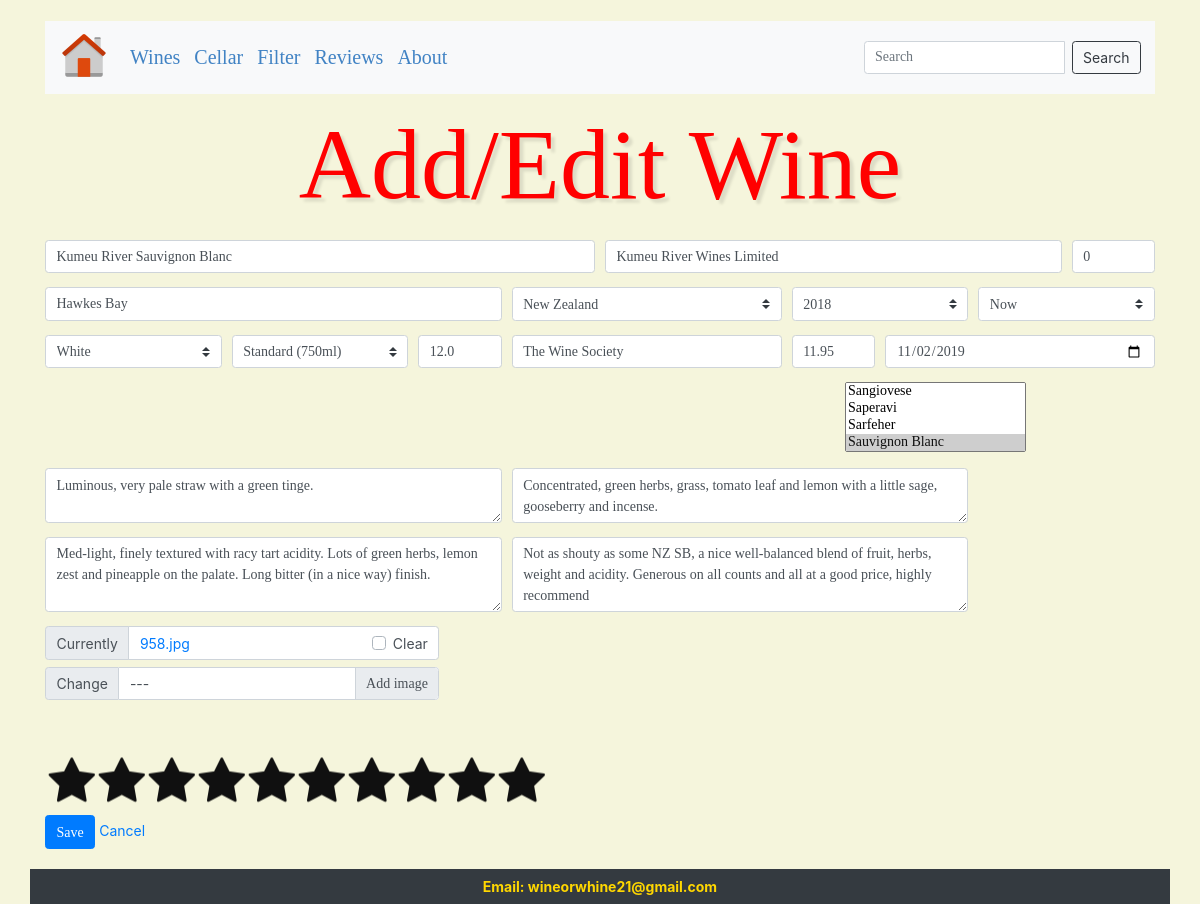
/25183/edit_wine/, run on the app's committed database.
### wineapp/models.py (models this page shows, shortened)
class Wine(models.Model):
    VINTAGE = []
    VINTAGE.append(("Unknown", "Unknown"))
    VINTAGE.append(("NV", "NV"))
    VINTAGE.append(("Solera System", "Solera System"))
    for y in reversed(range(1875, (datetime.datetime.now().year + 1))):
        VINTAGE.append((str(y), str(y)))
    VINTAGE = [('','Vintage')] + VINTAGE
    DRINK_BY = []
    DRINK_BY.append(("Now", "Now"))
    DRINK_BY.append(("Sooner", "Sooner"))
    for y in range(datetime.datetime.now().year, (datetime.datetime.now().year + 30)):
        DRINK_BY.append((str(y), str(y)))
    DRINK_BY = [('','Drink by')] + DRINK_BY
    BOTTLE_SIZES = [
        ('Split (187ml)', 'Split (187ml)'),
        ('Quarter (200ml)', 'Quarter (200ml)'),
        ('Half (375ml)', 'Half (375ml)'),
        ('Jennie (500ml)', 'Jennie (500ml)'),
        ('Clavelin (620ml)', 'Clavelin (620ml)'),
        ('Standard (750ml)', 'Standard (750ml)'),
        ('Litre (1L)', 'Litre (1L)'),
        ('Magnum (1.5L)', 'Magnum (1.5L)'),
        ('Jeroboam (3L)', 'Jeroboam (3L)'),
        ('Rehoboam (4.5L)', 'Rehoboam (4.5L)'),
        ('Methuselah (6L)', 'Methuselah (6L)'),
        ('Imperial (6L)', 'Imperial (6L)'),
        ('Salmanazar (9L)', 'Salmanazar (9L)'),
        ('Balthazar (12L)', 'Balthazar (12L)'),
        ('Nebuchadnezzar (15L)', 'Nebuchadnezzar (15L)'),
        ('Melchior (18L)', 'Melchior (18L)'),
        ('Solomon (20L)', 'Solomon (20L)'),
        ('Sovereign (26L)', 'Sovereign (26L)'),
        ('Goliath (27L)', 'Goliath (27L)'),
        ('Melchizedek (30L)', 'Melchizedek (30L)'),
    ]
    BOTTLE_SIZES = [('','Choose bottle size')] + BOTTLE_SIZES
    RATING =[
        (0, 0),
        (1, 1),
        (2, 2),
        (3, 3),
        (4, 4),
        (5, 5),
        (6, 6),
        (7, 7),
        (8, 8),
        (9, 9),
        (10, 10),
    ]
    user = models.ForeignKey(User, blank=True, null=True, on_delete=models.CASCADE, related_name='wine_user')
    name = models.CharField(max_length=255, blank=False, unique=False)
    winery = models.CharField(max_length=100, blank=True, null=True)
    vintage = models.CharField(choices=VINTAGE, max_length=20, blank=True, null=True)
    bottle = models.CharField(choices=BOTTLE_SIZES, max_length=100, blank=True, null=True, default=None)
    region = models.CharField(max_length=100, blank=True, null=True)
    type = models.ForeignKey('type', max_length=50, blank=True, null=True, default="", on_delete=models.CASCADE)
    country = models.ForeignKey('country', blank=True, null=True, default="", on_delete=models.CASCADE)
    grapes = models.ManyToManyField('grapes', blank=True, related_name='grape_set')
    cellar = models.IntegerField(blank=True, null=True, default=0)
    bought_from = models.CharField(max_length=100, blank=True, null=True)
    rating = models.PositiveSmallIntegerField(choices=RATING, null=True, default=0)
    abv = models.FloatField(default=0.0, blank=True, null=True)
    price = models.FloatField(null=True, blank=True, default=0.0)
    colour = models.TextField(blank=True, null=True)
    aroma = models.TextField(blank=True, null=True)
    taste = models.TextField(blank=True, null=True)
    overall = models.TextField(blank=True, null=True)
    acquired = models.DateField(blank=True, null=True)
    drink_by = models.CharField(choices=DRINK_BY, max_length=20, blank=True, null=True)
    posted_on = models.DateTimeField(auto_now_add=True, auto_now=False)
    image = models.ImageField(max_length=255, blank=True, null=True)
    like = models.IntegerField(default=0)
    success_message = "%(name)s was created successfully"
    class Meta:
        get_latest_by = 'posted_on'
        ordering = ['-id']

### wineapp/views.py (the view)
# urls.py: path('<int:id>/edit_wine/', edit_wine, name='edit_wine'),
def edit_wine(request, id):
    if 'Cancel' in request.POST:
        return HttpResponseRedirect('wine_details', id=wine.id)
    wine = get_object_or_404(Wine, id=id)
    wine_overall = wine.overall
    if request.method == "POST":
        form = WineForm(request.POST, request.FILES, instance=wine)
        if form.is_valid():
            data = request.POST.copy()
            wine = form.save(commit=False)
            if wine_overall != data.get('overall'):
                tz = pytz.timezone('Europe/London')
                now = datetime.now(tz)
                wine.posted_on = now
            wine.save()
            form.save_m2m()
            messages.success(request, data.get('name') + " has been edited successfully.")
            return redirect('show_messages')
        else:
            form = WineForm(instance=wine)
            messages.error(request, 'Wine was not saved')
            return redirect(request, "wineapp/add_wine.html")
    else:
        form = WineForm(instance=wine)
    return render(request, 'wineapp/add_wine.html', {'form': form})

### wineapp/models.py (called while the page is built)
    def __str__ (self):
        return self.name

    def __str__ (self):
        return self.name

    def __str__ (self):
        return self.name

### wineapp/views.py (called while the page is built)
def count_notifications(request):
	count_notifications = 0
	if request.user.is_authenticated:
		count_notifications = Notification.objects.filter(user=request.user, is_seen=False).count()
	return {'count_notifications':count_notifications}

### wineapp/templates/wineapp/add_wine.html (shortened to what this page needs)
{% extends 'base.html' %}
{% load static %}
{% load crispy_forms_tags %}
{% block content %}
<link rel="stylesheet" type="text/css" href="{% static 'css/rating.css' %}">
<link rel="stylesheet" type="text/css" href="{% static 'css/style.css' %}">
<h1 style="text-align:center; margin-bottom:25px; font: 10 130px/1.0 'Indie Flower', Ubuntu; color:red; font-size:100px; text-shadow: 4px 4px 3px rgba(0,0,0,0.1);">Add/Edit Wine</h1>
  <form method="post" enctype="multipart/form-data">
    <div class="form-row">
      <div class="form-group col-md-6 mb-0">
        {{ form.name|as_crispy_field }}
      </div>
      <div class="form-group col-md-5 mb-0">
        {{ form.winery|as_crispy_field }}
      </div>
      <div class="form-group col-md-1 mb-0">
        {{ form.cellar|as_crispy_field }}
      </div>
    </div>
    <div class="form-row">
      <div class="form-group col-md-5 mb-0">
        {{ form.region|as_crispy_field }}
      </div>
      <div class="form-group col-md-3 mb-0 justify-content-end">
        {{ form.country|as_crispy_field }}
      </div>
      <div class="form-group col-md-2 mb-0">
        {{ form.vintage|as_crispy_field }}
      </div>
      <div class="form-group col-md-2 mb-0">
        {{ form.drink_by|as_crispy_field }}
      </div>
    </div>
    <div class="form-row">
      <div class="form-group col-md-2 mb-0">
        {{ form.type|as_crispy_field }}
      </div>
      <div class="form-group col-md-2 mb-0">
        {{ form.bottle|as_crispy_field }}
      </div>
      <div class="form-group col-md-1 mb-0">
        {{ form.abv|as_crispy_field }}
      </div>
      <div class="form-group col-md-3 mb-0">
        {{ form.bought_from|as_crispy_field }}
      </div>
      <div class="form-group col-md-1 mb-0">
        {{ form.price|as_crispy_field }}
      </div>
      <div class="form-group col-md-3 mb-0">
        {{ form.acquired|as_crispy_field }}
      </div>
    </div>
    <div class="form-row h-100">
      <div class="form-group col-md-12 mb-0">
        {{ form.grapes|as_crispy_field }}
      </div>
    </div>
    <div class="form-row">
      <div class="form-group col-md-5 mb-0">
        {{ form.colour|as_crispy_field }}
      </div>
      <div class="form-group col-md-5 mb-0">
        {{ form.aroma|as_crispy_field }}
      </div>
    </div>
    <div class="form-row">
      <div class="form-group col-md-5 mb-0">
        {{ form.taste|as_crispy_field }}
      </div>
      <div class="form-group col-md-5 mb-0">
        {{ form.overall|as_crispy_field }}
      </div>
    </div>
    <div class="form-row">
      <div class="input-group col-md-5 mb-0">
        {{ form.image|as_crispy_field }}
      </div>
    </div>
      <div class="form-row">
        <div class="form-group col-md-5 mb-500 ">
            <div class="rating">
            </div>
      </div>
    </div>
    <div class="form-row" style="padding-top: 80px; padding-bottom: 20px;">
      <div class="form-group col-md-4 mb-0">
        <input type='submit' value='Save' class="btn btn-primary"> <a href='../home'>Cancel</a>
      </div>
    </div>
</form>
{% endblock %}

### wineapp/templates/base.html (shortened to what this page needs)
{% load static %}
<!doctype html>
<html lang="en">
<head>
  <link rel="stylesheet" href="https://stackpath.bootstrapcdn.com/bootstrap/4.4.1/css/bootstrap.min.css">
  <link rel="stylesheet" type='text/css' href="https://cdnjs.cloudflare.com/ajax/libs/semantic-ui/2.2.14/semantic.min.css">
  <link rel="stylesheet" href="https://cdnjs.cloudflare.com/ajax/libs/Chart.js/2.8.0/Chart.min.css"/>
  <link rel="stylesheet" href="https://stackpath.bootstrapcdn.com/bootstrap/4.4.1/css/bootstrap.min.css" >
  <link rel="stylesheet" type="text/css" href="{% static 'css/custom_table.css' %}">
  <link rel="stylesheet" type="text/css" href="{% static 'css/style.css' %}">
  <link href="https://stackpath.bootstrapcdn.com/font-awesome/4.7.0/css/font-awesome.min.css" rel="stylesheet">
</head>
<body>
  <br>
  <div class="container">
    {% block navbar %}
      <nav class="navbar navbar-expand-md bg-light navbar-light">
        <a class="navbar-brand" href="{% url "home" %}"><img src={% static 'img/home_page.png' %} width="50" height="50" class="d-inline-block mr-auto" alt="Logo"></a>
        <div class="collapse navbar-collapse" id="collapsibleNavbar">
          <ul class="navbar-nav mr-auto" style="font-size: 20px; font-family:'Times New Roman', Times, serif;">
            <li class="nav-item">
              <a href="{% url "wine_list" %}" class="nav-link" style="color:#4183c4">Wines</a>
            </li>
            <li class="nav-item">
              <a href="{% url "cellar" %}" class="nav-link" style="color:#4183c4">Cellar</a>
            </li>
            <li class="nav-item">
              <a href="{% url "wine_filter" %}" class="nav-link" style="color:#4183c4">Filter</a>
            </li>
            <li class="nav-item">
              <a href="{% url "rating" %}" class="nav-link" style="color:#4183c4">Reviews</a>
            </li>
            <li class="nav-item">
              <a href="{% url "about" %}" class="nav-link" style="color:#4183c4">About</a>
            </li>
          </ul>
          <form class="d-flex input-group w-auto" action="{% url 'search' %}" method="GET" value="{{request.GET.q}}">
            <input class="form-control mr-sm-2" type="text" name="q" value="{{ request.GET.q }}" placeholder="Search" aria-label="Search">
            <button class="btn btn-outline-dark my-2 my-sm-0" type="submit" name="submit" value="Search">Search</button>
          </form>
        </div>
      </nav>
  </div>
    {% endblock %}
  <br>
  <div class="container" width="80%">
    {% block content %}
    {% endblock %}
  </div>
  </body>
  {% block footer %}
    <footer class="navbar position-relative container justify-content-center bg-dark">
        <span style="color:gold;font-weight:bold">Email: wineorwhine21@gmail.com</span>
    </footer>
  {% endblock %}
</html>

### wineapp/static/css/style.css (style rules this page uses)
input { font-family: fantasy; font-size: 125%; border: 1px solid #ccc; }
select, textarea { font-family: fantasy; font-size: 100%; line-height: 1.15; margin: 0; }
.custom-file-input:lang(en)~.custom-file-label::after { content: "Add image"; font-family: fantasy; }

### wineapp/static/css/rating.css (style rules this page uses)
.rating { position: absolute; transform: translate(-0%, 50%) rotateY(180deg); display: flex; margin-top: 20px; }

### wineapp/templates/base.html (style rules this page uses)
body { background-color: beige; }

### data on the page
Wine: name "Kumeu River Sauvignon Blanc", winery "Kumeu River Wines Limited", cellar "0", region "Hawkes Bay", country "New Zealand", vintage "2018", drink_by "Now", type "White", bottle "Standard (750ml)", abv "12.0", bought_from "The Wine Society", price "11.95", acquired "11/02/2019", colour "Luminous, very pale straw with a green tinge.", aroma "Concentrated, green herbs, grass, tomato leaf and lemon with a little sage, gooseberry and incense.", taste "Med-light, finely textured with racy tart acidity. Lots of green herbs, lemon zest and pineapple on the palate. Long bitter (in a nice way) finish.", overall "Not as shouty as some NZ SB, a nice well-balanced blend of fruit, herbs, weight and acidity. Generous on all counts and all at a good price, highly recommend", image|as_crispy_field "Currently 958.jpg Clear Change ---"
